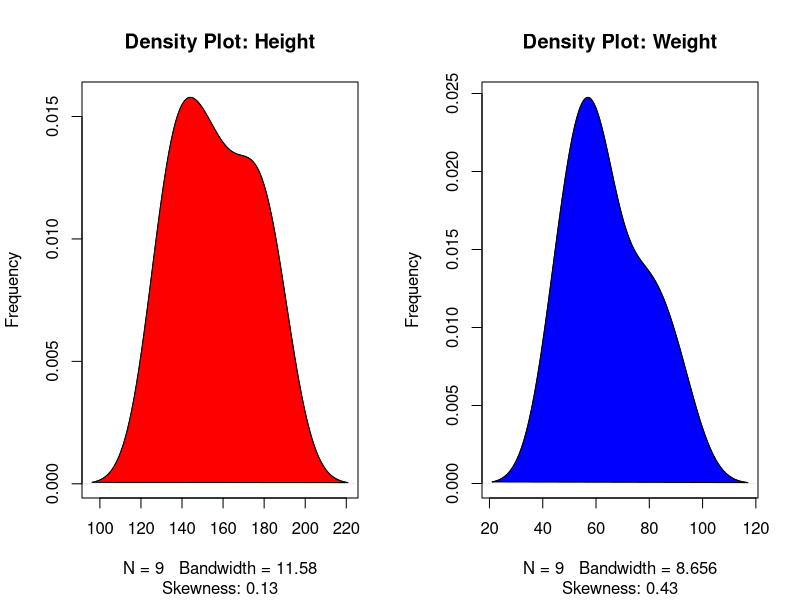

Write R code to recreate this figure.
##...RISHUL GHOSH...##
##...N230...##
#_________________________________________________________#

##Implementation of simple linear regression
Height =c(151,174,138,186,136,179,163,152,131)
Weight =c(63,81,56,91,47,57,76,62,48)

library(e1071) # for skewness function
par(mfrow=c(1, 2)) # divide graph area in 2 columns
plot(density(Height), main="Density Plot: Height", ylab="Frequency", sub=paste("Skewness:", round(e1071::skewness(Height), 2)))
polygon(density(Height), col="red")
plot(density(Weight), main="Density Plot: Weight", ylab="Frequency", sub=paste("Skewness:", round(e1071::skewness(Weight), 2))) 
polygon(density(Weight), col="blue")